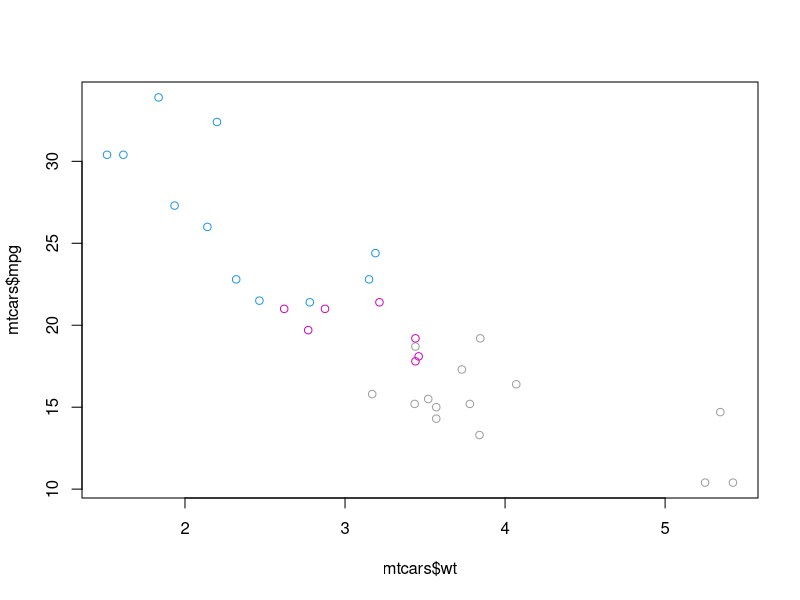
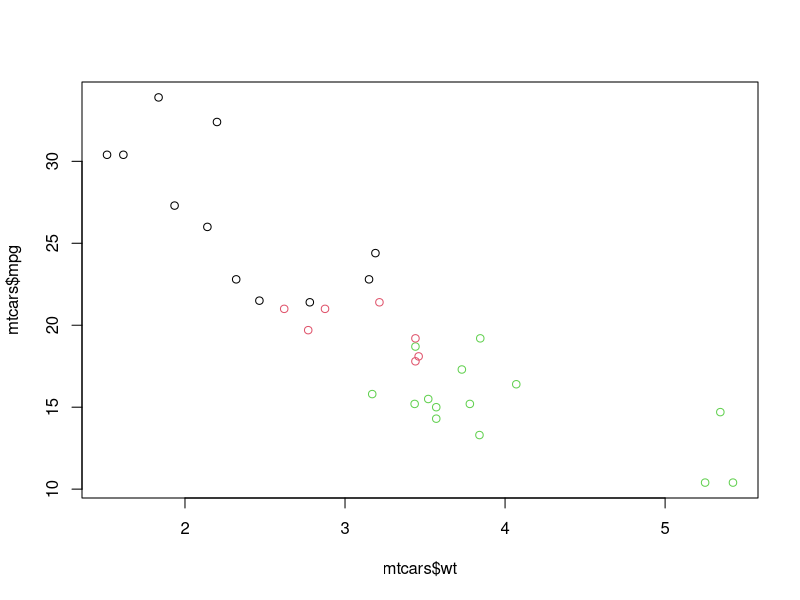
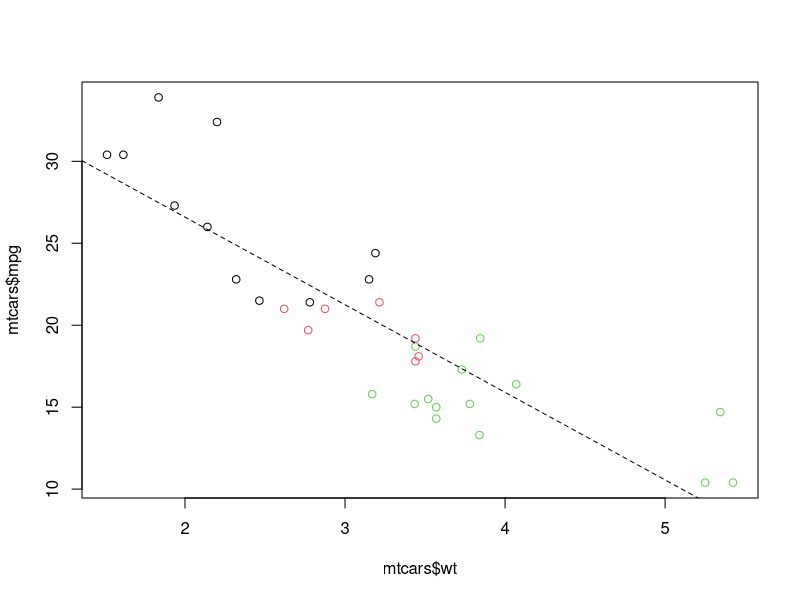
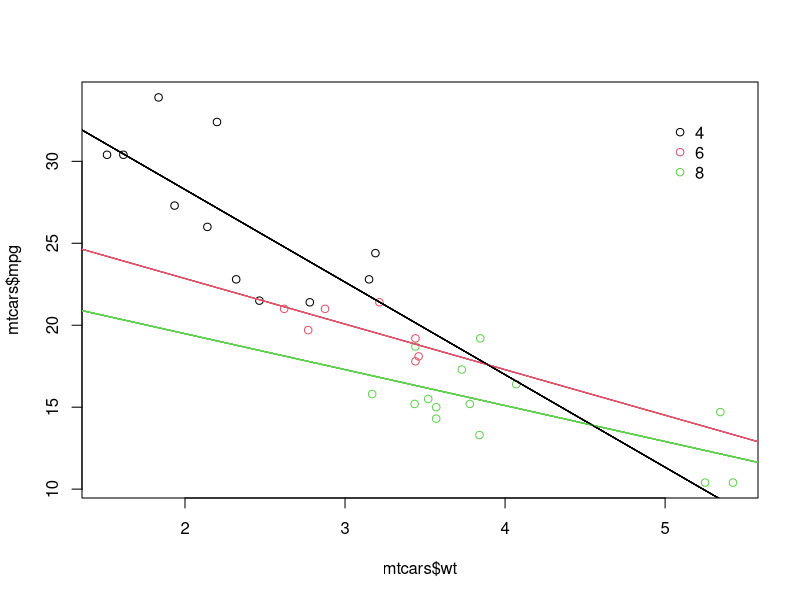
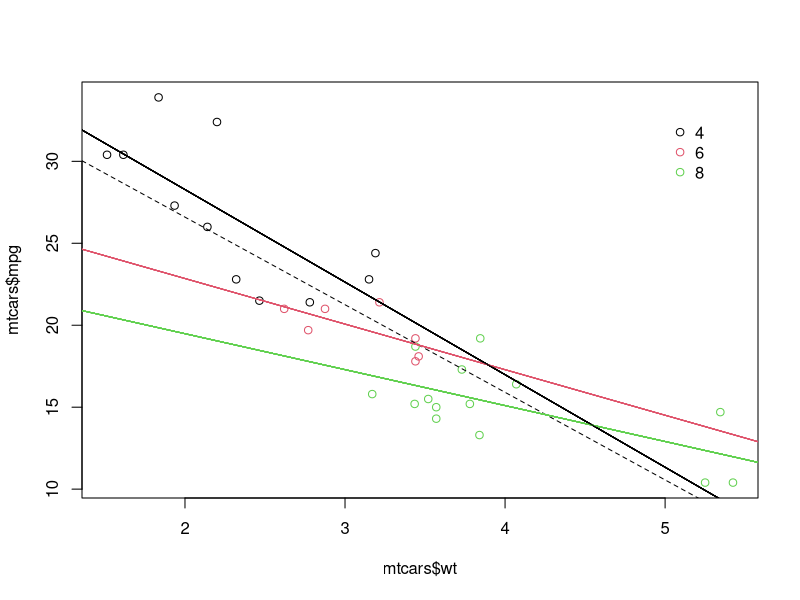

Recreate these plots in R, in order. (Note: this script raises an error after producing the figures.)
# Plot the correct variables of mtcars
plot(mtcars$wt, mtcars$mpg, col = mtcars$cyl)

# Change cyl inside mtcars to a factor
mtcars$fcyl <- as.factor(mtcars$cyl)

# Make the same plot as in the first instruction
plot(mtcars$wt, mtcars$mpg, col = mtcars$fcyl)



# Use lm() to calculate a linear model and save it as carModel
carModel <- lm(mpg ~ wt, data = mtcars)

# Basic plot
mtcars$cyl <- as.factor(mtcars$cyl)
plot(mtcars$wt, mtcars$mpg, col = mtcars$cyl)

# Call abline() with carModel as first argument and set lty to 2
abline(carModel, lty = 2)

# Plot each subset efficiently with lapply
# You don't have to edit this code
plot(mtcars$wt, mtcars$mpg, col = mtcars$cyl)

lapply(mtcars$cyl, function(x) {
  abline(lm(mpg ~ wt, mtcars, subset = (cyl == x)), col = x)
})

# This code will draw the legend of the plot
# You don't have to edit this code
legend(x = 5, y = 33, legend = levels(mtcars$cyl),
       col = 1:3, pch = 1, bty = "n")


# Convert cyl to factor (don't need to change)
mtcars$cyl <- as.factor(mtcars$cyl)

# Example from base R (don't need to change)
plot(mtcars$wt, mtcars$mpg, col = mtcars$cyl)
abline(lm(mpg ~ wt, data = mtcars), lty = 2)
lapply(mtcars$cyl, function(x) {
  abline(lm(mpg ~ wt, mtcars, subset = (cyl == x)), col = x)
})
legend(x = 5, y = 33, legend = levels(mtcars$cyl),
       col = 1:3, pch = 1, bty = "n")

# Plot 1: add geom_point() to this command to create a scatter plot
ggplot(mtcars, aes(x = wt, y = mpg, col = cyl)) +
  geom_point()  # Fill in using instructions Plot 1

# Plot 2: include the lines of the linear models, per cyl
ggplot(mtcars, aes(x = wt, y = mpg, col = cyl)) +
  geom_point() + # Copy from Plot 1
  geom_smooth(method = "lm", se = FALSE)   # Fill in using instructions Plot 2

# Plot 3: include a lm for the entire dataset in its whole
ggplot(mtcars, aes(x = wt, y = mpg, col = cyl)) +
  geom_point() + # Copy from Plot 2
  geom_smooth(method = "lm", se = FALSE) + # Copy from Plot 2
  geom_smooth(method = "lm", se = FALSE, linetype = 2, aes(group = 1))   # Fill in using instructions Plot 3



# Load the tidyr package
library(tidyr)

# Fill in the ___ to produce to the correct iris.tidy dataset
iris.tidy <- iris %>%
  gather(key, Value, -Species) %>%
  separate(key, c("Part", "Measure"), "\\.")


# Load the tidyr package
library(tidyr)

# Add column with unique ids (don't need to change)
iris$Flower <- 1:nrow(iris)

# Fill in the ___ to produce to the correct iris.wide dataset
iris.wide <- iris %>%
  gather(key, value, -Species, -Flower) %>%
  separate(key, c("Part", "Measure"), "\\.") %>%
  spread("Measure", value)


# Consider the structure of iris, iris.wide and iris.tidy (in that order)
str(iris)
str(iris.wide)
str(iris.tidy)


# Think about which dataset you would use to get the plot shown right
# Fill in the ___ to produce the plot given to the right
ggplot(iris.tidy, aes(x = Species, y = Value, col = Part)) +
  geom_jitter() +
  facet_grid(. ~ Measure)



# The 3 data frames (iris, iris.wide and iris.tidy) are available in your environment
# Execute head() on iris, iris.wide and iris.tidy (in that order)
head(iris)
head(iris.wide)
head(iris.tidy)



# Think about which dataset you would use to get the plot shown right
# Fill in the ___ to produce the plot given to the right
ggplot(iris.wide, aes(x = Length, y = Width, color = Part)) +
  geom_jitter() +
  facet_grid(. ~ Species)